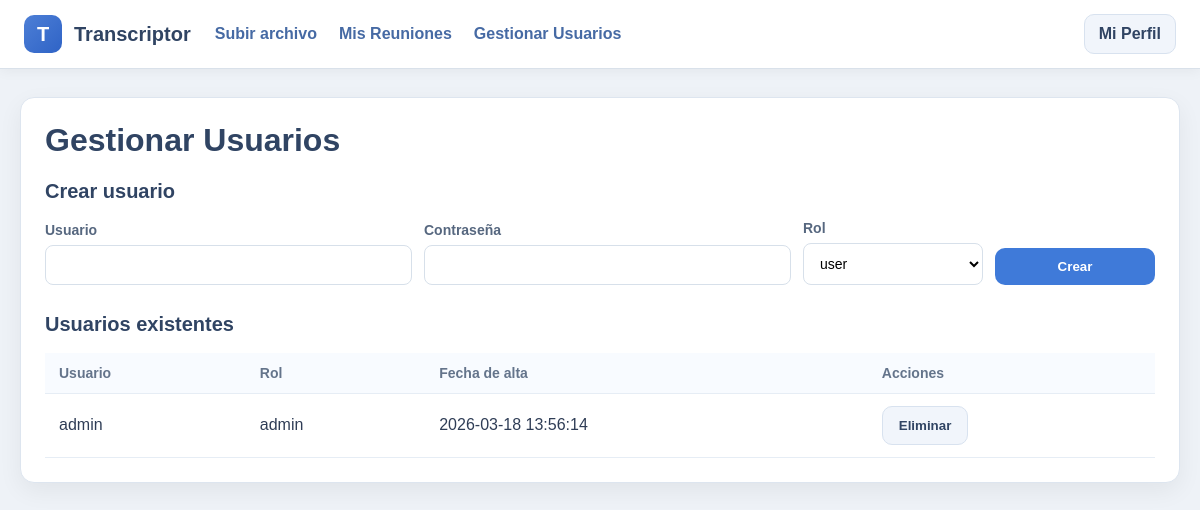
/admin/users (signed in), run on an earlier commit of the app's database.
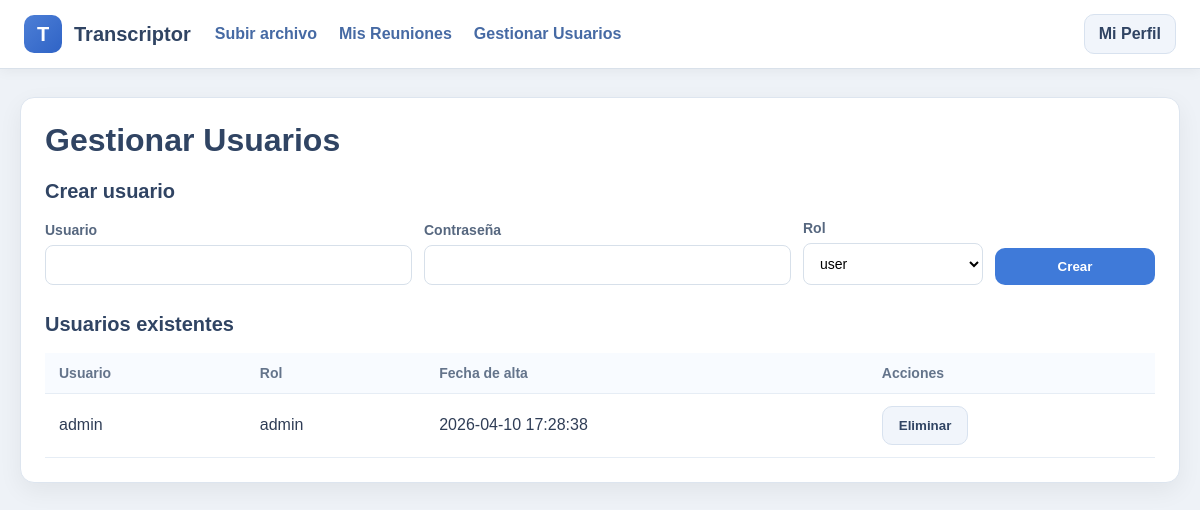
And on a later commit of the database.
### tables this page shows
CREATE TABLE users (
        id INTEGER PRIMARY KEY AUTOINCREMENT,
        username TEXT NOT NULL UNIQUE,
        password_hash TEXT NOT NULL,
        role TEXT NOT NULL CHECK(role IN ('admin', 'user')),
        created_at TIMESTAMP DEFAULT CURRENT_TIMESTAMP
    );

### app.py (the view)
@app.route("/admin/users")
@admin_required
def admin_users():
    conn = get_connection()
    users = conn.execute("""
        SELECT id, username, role, created_at
        FROM users
        ORDER BY created_at DESC
    """).fetchall()
    conn.close()
    return render_template(
        "admin_users.html",
        users=users,
        current_user=get_current_user()
    )

### app.py (called while the page is built)
def get_connection():
    conn = sqlite3.connect(DB_PATH)
    conn.row_factory = sqlite3.Row
    return conn

def get_current_user():
    user_id = session.get("user_id")
    if not user_id:
        return None
    conn = get_connection()
    user = conn.execute(
        "SELECT * FROM users WHERE id = ?",
        (user_id,)
    ).fetchone()
    conn.close()
    return user

def admin_required(view):
    @wraps(view)
    def wrapped_view(*args, **kwargs):
        user = get_current_user()
        if user is None:
            return redirect(url_for("login"))
        if user["role"] != "admin":
            return "Acceso denegado", 403
        return view(*args, **kwargs)
    return wrapped_view

### templates/admin_users.html (shortened to what this page needs)
{% extends "base.html" %}
{% block content %}
<div class="card">
    <h1 class="section-title">Gestionar Usuarios</h1>
    <div style="margin-bottom: 28px;">
        <h2 style="font-size: 20px; color:#304463;">Crear usuario</h2>
        <form method="post" action="{{ url_for('create_user') }}" style="display:grid; grid-template-columns: 1fr 1fr 180px 160px; gap: 12px; align-items:end;">
            <div>
                <label>Usuario</label>
                <input name="username" required>
            </div>
            <div>
                <label>Contraseña</label>
                <input name="password" type="password" required>
            </div>
            <div>
                <label>Rol</label>
                <select name="role">
                    <option value="user">user</option>
                </select>
            </div>
            <div>
                <button type="submit" class="btn" style="width:100%;">Crear</button>
            </div>
        </form>
    </div>
    <h2 style="font-size: 20px; color:#304463;">Usuarios existentes</h2>
    <table>
        <thead>
            <tr>
                <th>Usuario</th>
                <th>Rol</th>
                <th>Fecha de alta</th>
                <th>Acciones</th>
            </tr>
        </thead>
        <tbody>
            {% for u in users %}
            <tr>
                <td>{{ u["username"] }}</td>
                <td>{{ u["role"] }}</td>
                <td>{{ u["created_at"] }}</td>
                <td>
                    <form method="post" action="{{ url_for('delete_user', user_id=u['id']) }}" style="display:inline;">
                        <button type="submit" class="btn btn-secondary">Eliminar</button>
                    </form>
                </td>
            </tr>
            {% endfor %}
        </tbody>
    </table>
</div>
{% endblock %}

What changed in the data, as far as the page shows it:
changed users "admin": created_at "2026-03-18 13:56:14" → "2026-04-10 17:28:38"
